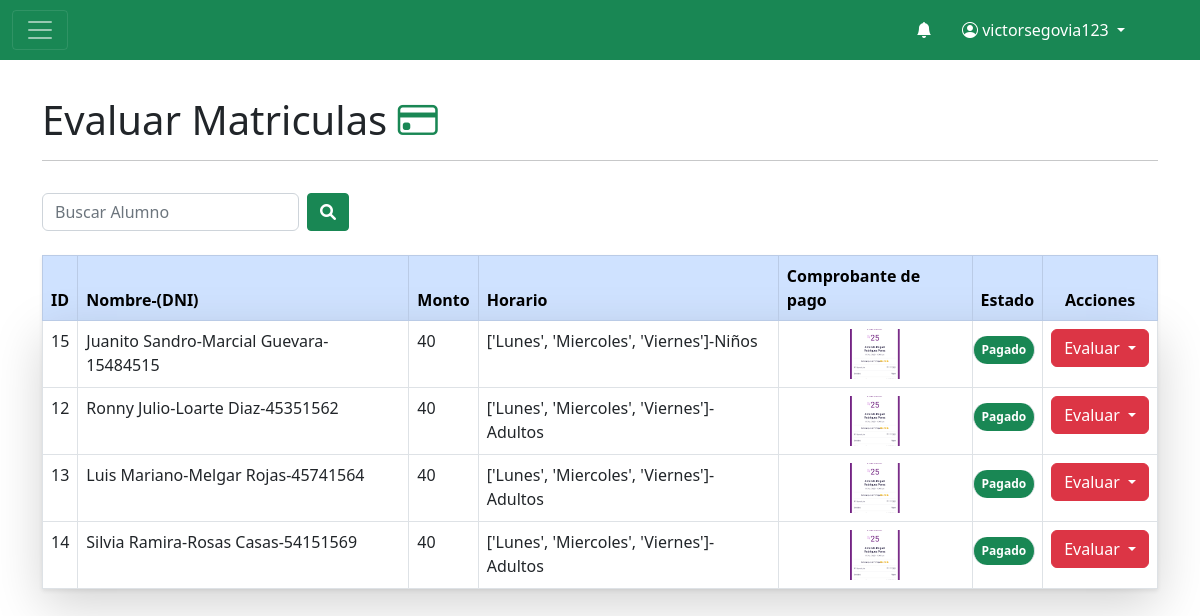
Screenshot of /lista_evaluar_pago_matricula/ (signed in) with the database file from the repository.
### app/models.py (models this page shows)
class Matricula(models.Model):
    id_alumno=models.ForeignKey(Alumno,on_delete=models.CASCADE)
    monto=models.IntegerField()
    id_horario = models.ForeignKey(Horario,on_delete=models.SET_NULL,null=True,blank=True)  # Asocia matrícula al horario del alumno
    estado=models.CharField(max_length=20,default='sin pagar')
    comprobante_pago = models.ImageField(upload_to='imagenes_bd/', null=True, blank=True)
    fecha=models.DateField()

class Alumno(models.Model):
    nombre=models.CharField(max_length=50)
    apellido=models.CharField(max_length=50)
    edad=models.IntegerField()
    dni=models.IntegerField()
    correo=models.CharField(max_length=50)
    telefono=models.IntegerField()
    direccion=models.CharField(max_length=50)
    fecha_nacimiento=models.DateField()
    grado_cinturon=models.ForeignKey(Cinturon,on_delete=models.SET_NULL,null=True,blank=True)
    foto_perfil= models.ImageField(upload_to='imagenes_bd/',null=True,blank=True)
    genero=models.CharField(max_length=10,default='sin genero')
    id_usuario=models.ForeignKey(User,on_delete=models.CASCADE)
    class Meta:
        db_table='Alumno'

class Horario(models.Model):
    frecuencia= models.CharField(max_length=30)
    hora_inicio=models.TimeField()
    hora_fin=models.TimeField()
    grupo=models.CharField(max_length=50)
    aforo= models.IntegerField()
    periodo=models.CharField(max_length=30)
    id_docente=models.ForeignKey(Docente,on_delete=models.SET_NULL,null=True,blank=True)
    id_sede=models.ForeignKey(Sede,on_delete=models.CASCADE)
    class Meta:
        db_table='Horario'

### app/views/pagos.py (the view)
# urls.py: path('lista_evaluar_pago_matricula/',pagos.lista_evaluar_pago_matricula,name='lista_evaluar_pago_matricula'),
def lista_evaluar_pago_matricula(request):
    user_id = request.user.id  # Obtener el ID del usuario que ha iniciado sesión
    docente = Docente.objects.get(id_usuario=user_id)
    id_docente = docente.id
    horarios = Horario.objects.filter(id_docente=id_docente)
    lista_matriculas=Matricula.objects.filter(id_horario__in=horarios)
    return render(request,'app/pagos/evaluar_pago_matricula.html',{'lista_matriculas':lista_matriculas})

### app/templates/app/pagos/evaluar_pago_matricula.html (shortened to what this page needs)
{% extends "app/base/base_docente.html" %}
{% block titulo %} Evaluar Matriculas <i class="bi-credit-card text-success"></i>{% endblock %}
{% block content %}
<div class="d-flex justify-content-between align-items-center">
    <form action="{% url 'buscar_docentes' %}" method="get" class="d-flex mt-3 mb-4" role="search">
        <input class="form-control me-2" name="q" type="search" placeholder="Buscar Alumno" aria-label="Search">
        <button class="btn btn-success rounded-1" type="submit"><i class="fas fa-magnifying-glass"></i></button>
    </form>
</div>
<table class="table table-hover table-bordered shadow-sm">
    <thead class="table-primary">
        <tr>
            <th scope="col">ID</th>
            <th scope="col">Nombre-(DNI)</th>
            <th scope="col">Monto</th>
            <th scope="col">Horario</th>
            <th scope="col">Comprobante de pago</th>
            <th scope="col">Estado</th>
            <th scope="col" class="text-center">Acciones</th>
        </tr>
    </thead>
    <tbody class="shadow-lg">
        {% for x in lista_matriculas %}
        <tr>
            <td scope="row">{{x.id}}</td>
            <td>{{x.id_alumno.nombre}}-{{x.id_alumno.apellido}}-{{x.id_alumno.dni}}</td>
            <td>{{x.monto}}</td>
            <td>{{x.id_horario.frecuencia}}-{{x.id_horario.grupo}}</td>
            <td class="text-center">
                {% if x.comprobante_pago %}
                    <a href="{{ x.comprobante_pago.url }}">
                        <img src="{{ x.comprobante_pago.url }}" alt="" style="width: 50px; height: 50px; object-fit: cover;">
                    </a>
                {% else %}
                    <span>No hay comprobante</span>
                {% endif %}
            </td>
            <td class="{% if x.estado == 'Pagado' %} badge rounded-pill text-bg-success{% elif x.estado == 'Denegado' %} badge rounded-pill text-bg-danger {% endif %}" style="margin-top: 15px;">{{x.estado}}</td>
            <td class="text-center">
                <div class="btn-group">
                    <button type="button" class="btn btn-danger dropdown-toggle" data-bs-toggle="dropdown" aria-expanded="false">
                      Evaluar
                    </button>
                  </div>
            </td>
        </tr>
        {% endfor %}
    </tbody>
</table>
{% endblock %}

### app/templates/app/base/base_docente.html (shortened to what this page needs)
<!doctype html>
<html lang="en">
<head>
  <link href="https://cdn.jsdelivr.net/npm/bootstrap@5.2.3/dist/css/bootstrap.min.css" rel="stylesheet"
>
  <link rel="stylesheet" href="https://cdn.jsdelivr.net/npm/bootstrap-icons@1.11.3/font/bootstrap-icons.min.css">
  {% load static %}
  <link rel="stylesheet" href="{% static 'app/styles/dashboard_docente.css' %}">
  <link rel="stylesheet" href="https://cdnjs.cloudflare.com/ajax/libs/font-awesome/6.0.0-beta3/css/all.min.css">
</head>
<body>
  <nav class="navbar navbar-dark fixed-top menusuperior">
    <div class="container-fluid menusuperior">
      <button class="navbar-toggler rounded-1" type="button" data-bs-toggle="offcanvas" data-bs-target="#offcanvasDarkNavbar"
        aria-controls="offcanvasDarkNavbar">
        <span class="navbar-toggler-icon"></span>
      </button>
      <ul class="nav justify-content-end">
        <li class="nav-item">
          <a class="nav-link active" aria-current="page" href="#"><i class="bi-bell-fill"></i></a>
        </li>
        <li class="nav-item dropdown pe-5">
          <a class="nav-link dropdown-toggle" data-bs-toggle="dropdown" href="#" role="button" aria-expanded="false"><i
              class="bi-person-circle"></i>
            {{user.username}}
          </a>
        </li>
      </ul>
    </div>
  </nav>
  <div class="container mt-5 pt-5">
    <h1 class="text-start">{% block titulo %} {% endblock %}</h1>
    <hr>
    {% block content %}
    {% endblock %}
  </div>
</body>
</html>

### app/static/app/styles/dashboard_docente.css (style rules this page uses)
.menusuperior { background-color:#198754; }
.nav-link { color: #FFFFFF; padding: 10px 15px; border-radius: 5px; transition: background-color 0.3s ease, color 0.3s ease; }

### rows the page displays
Matricula: id "15", id_alumno.nombre "Juanito Sandro", id_alumno.apellido "Marcial Guevara", id_alumno.dni "15484515", monto "40", id_horario.frecuencia "['Lunes', 'Miercoles', 'Viernes']", id_horario.grupo "Niños", comprobante_pago (picture), estado "Pagado"
Matricula: id "12", id_alumno.nombre "Ronny Julio", id_alumno.apellido "Loarte Diaz", id_alumno.dni "45351562", monto "40", id_horario.frecuencia "['Lunes', 'Miercoles', 'Viernes']", id_horario.grupo "Adultos", comprobante_pago (picture), estado "Pagado"
Matricula: id "13", id_alumno.nombre "Luis Mariano", id_alumno.apellido "Melgar Rojas", id_alumno.dni "45741564", monto "40", id_horario.frecuencia "['Lunes', 'Miercoles', 'Viernes']", id_horario.grupo "Adultos", comprobante_pago (picture), estado "Pagado"
Matricula: id "14", id_alumno.nombre "Silvia Ramira", id_alumno.apellido "Rosas Casas", id_alumno.dni "54151569", monto "40", id_horario.frecuencia "['Lunes', 'Miercoles', 'Viernes']", id_horario.grupo "Adultos", comprobante_pago (picture), estado "Pagado"

### other values shown
{{ user.username }} "victorsegovia123"
